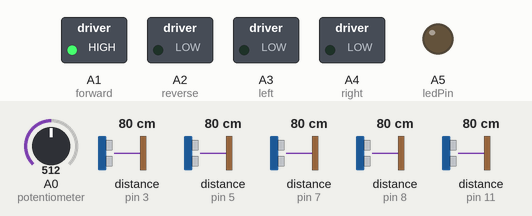
Simulated run of this sketch. Board: Arduino Uno, built with avr-gcc and run on an emulated ATmega328P. On the bench: switched loads named in the sketch (green lamp = pin HIGH), output pins drawn as LEDs (lit = HIGH). Wiring (inferred from the names in the program): 5 × ultrasonic range finder: trigger pin 2, echo pin 3 / trigger pin 4, echo pin 5 / trigger pin 6, echo pin 7 / trigger pin 9, echo pin 8 / trigger pin 10, echo pin 11. Dashed ring = blinking. The test bench sets the inputs (shaded band); at power-on: distance to the obstacle (sensors on pin 3, pin 7, pin 5, pin 8, pin 11) 80 cm, A0 (potentiometer) = 512. The echo pulse lasts 58.3 µs per cm; pins used as bus, display or sensor lines are not drawn; what the sketch prints to the serial monitor is not drawn.

Above: at 1.7 s.
1.8 s: distance to the obstacle (sensor on pin 3) set to 2 cm
At 2.4 s:
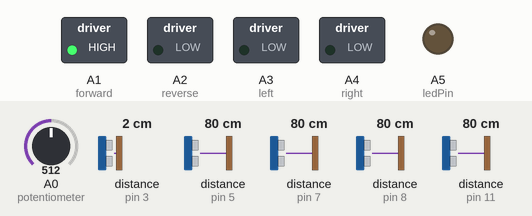
4.8 s: distance to the obstacle (sensor on pin 7) set to 68 cm
7.8 s: distance to the obstacle (sensor on pin 7) set to 62 cm
At 10.1 s:
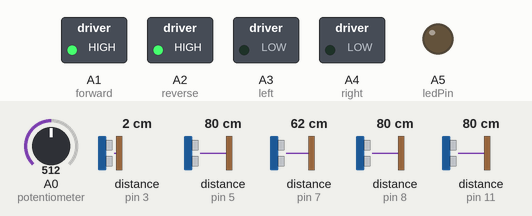
10.8 s: A0 (potentiometer) set to 279
13.8 s: A0 (potentiometer) set to 251
At 16.6 s:
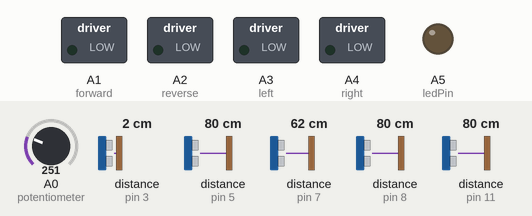
16.8 s: distance to the obstacle (sensor on pin 3) set to 120 cm
At 18.05 s:
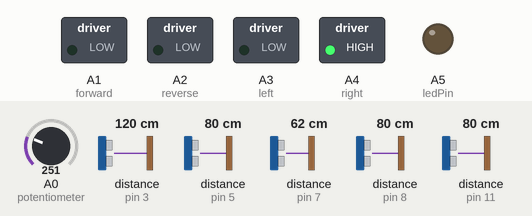
Timing chart, 0 to 20.7 s (numbered marks = the images above; inputs shaded):
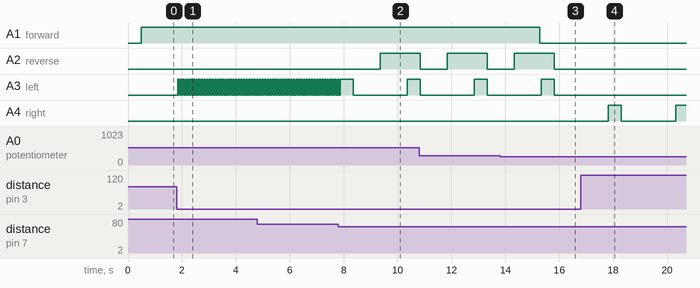

The sketch:

AI_Car.ino
```cpp
//#include <Servo.h>

int canStart();
int ledPin = A5;
int incomingByte;
int storedByte;
int run_car = Serial.read();

const int echo = 7;     //Pins for readFront() - Sonar on front
const int trig = 6;
const int echo2 = 5;    //Pins for readLeft() - Left side
const int trig2 = 4;
const int echo3 = 3;    //Pins for readRight() - Right side
const int trig3 = 2;
const int echo4 = 11;   //Pins for readFrontLeft() - Front left side
const int trig4 = 10;
const int echo5 = 8;    //Pins for readFrontRight() - Front right side
const int trig5 = 9;

int distance;          //Necessary vars for sonar readings, setting speeds, etc.
int distance2;
int distance3;
int distance4;
int distance5;

int forward = A1;
int reverse = A2;
int left = A3;
int right = A4;

int speedRead;          //Vars necessary to control the speed of the motor
int speedRemap;
int forwardSpeed;
int reverseSpeed;
int speedCenter = 1500;

const int frontThreshold = 66;    //Thresholds for the different 'types' of sonar sensors -- front, front side, and side. These can be changed and are set in centimeters.
const int frontSideThreshold = 45;
const int sideThreshold = 10;

void setup() {
  // put your setup code here, to run once:
  Serial.begin(9600);
  pinMode(ledPin, OUTPUT);

  pinMode(echo, INPUT);           //Configuring pins for sonar modules
  pinMode(trig, OUTPUT);
  pinMode(echo2, INPUT);
  pinMode(trig2, OUTPUT);
  pinMode(echo3, INPUT);
  pinMode(trig3, OUTPUT);
  pinMode(echo4, INPUT);
  pinMode(trig4, OUTPUT);
  pinMode(echo5, INPUT);
  pinMode(trig5, OUTPUT);

  delay(500);
  analogWrite(forward, forwardSpeed); //Starts the car moving forward
}

void readFront(unsigned long duration) {        //Function called to read in front of car
  digitalWrite(trig, LOW);
  delayMicroseconds(3);
  digitalWrite(trig, HIGH);
  delayMicroseconds(10);
  digitalWrite(trig, LOW);
  duration = pulseIn(echo, HIGH, 100000);
  distance = (duration / 2) / 29.1;
  return (distance);
}

void readLeft(unsigned long leftDuration) {    //Function called to read left side of car
  digitalWrite(trig2, LOW);
  delayMicroseconds(3);
  digitalWrite(trig2, HIGH);
  delayMicroseconds(10);
  digitalWrite(trig2, LOW);
  leftDuration = pulseIn(echo2, HIGH, 40000);
  distance2 = (leftDuration / 2) / 29.1;
  return (distance2);
}

void readRight(unsigned long rightDuration) {   //Function called to read right side of car
  digitalWrite(trig3, LOW);
  delayMicroseconds(3);
  digitalWrite(trig3, HIGH);
  delayMicroseconds(10);
  digitalWrite(trig3, LOW);
  rightDuration = pulseIn(echo3, HIGH, 40000);
  distance3 = (rightDuration / 2) / 29.1;
  return (distance3);
}

void readFrontLeft(unsigned long frontLeftDuration) {    //Function called to read front left of car
  digitalWrite(trig4, LOW);
  delayMicroseconds(3);
  digitalWrite(trig4, HIGH);
  delayMicroseconds(10);
  digitalWrite(trig4, LOW);
  frontLeftDuration = pulseIn(echo4, HIGH, 87500);
  distance4 = (frontLeftDuration / 2) / 29.1;
  return (distance4);
}

void readFrontRight(unsigned long frontRightDuration) { //Function called to read front right of car
  digitalWrite(trig5, LOW);
  delayMicroseconds(3);
  digitalWrite(trig5, HIGH);
  delayMicroseconds(10);
  digitalWrite(trig5, LOW);
  frontRightDuration = pulseIn(echo5, HIGH, 87500);
  distance5 = (frontRightDuration / 2) / 29.1;
  return (distance5);
}

void rightTurn() {              //Function called to execute a short, right turn to get away from a wall
  //steer.write(steerRight);
  analogWrite(right, 200);
  analogWrite(forward, forwardSpeed);
  delay(50);
  analogWrite(right, 0);
  //Serial.println("RIGHT TURN");
}

void leftTurn() {               //Function called to execute a short, left turn to get away from a wall
  analogWrite(left, 200);
  analogWrite(forward, forwardSpeed);
  delay(50);
  analogWrite(left, 0);
  //Serial.println("LEFT TURN");
}

void longLeftTurn() {           //Function called to execute a long, left turn when a wall is detected by the front sensor. Should be approximately 90 degrees.
  analogWrite(left, 200);
  analogWrite(forward, forwardSpeed);
  delay(475);
  analogWrite(left, 0);
  //Serial.println("LONG LEFT");
}

void longRightTurn() {          //Function called to execute a long, right turn when a wall is detected by the front sensor. Should be approximately 90 degrees.
  //steer.write(steerRight);
  analogWrite(right, 200);
  analogWrite(forward, forwardSpeed);
  delay(475);
  analogWrite(right, 0);
  //Serial.println("LONG RIGHT");
}

void frontLeftTurn() {          //Function called to execute a 45 degree right turn when the front left sensor is triggered.
  analogWrite(left, 200);
  analogWrite(forward, forwardSpeed);
  delay(90);
  analogWrite(left, 0);
  //Serial.println("FRONT LEFT TURN");
}

void frontRightTurn() {         //Function called to execute a 45 degree right turn when the front left sensor is triggered.
  analogWrite(right, 200);
  analogWrite(forward, forwardSpeed);
  delay(90);
  analogWrite(right, 0);
  //Serial.println("FRONT RIGHT TURN");
}

void readSidesAndFront() {
  readFrontLeft(0);
  //Serial.print("Front Left: ");
  //Serial.println(distance4);
  delay(3);
  readFrontRight(0);
  //Serial.print("Front Right: ");
  //Serial.println(distance5);
  delay(3);
  readLeft(0);
  //Serial.print("Left: ");
  //Serial.println(distance2);
  delay(3);
  readRight(0);
  //Serial.print("Right: ");
  //Serial.println(distance3);
  if (distance3 < distance2 && distance3 != 0 && distance2 != 0) {
    readLeft(0);
    delay(3);
    readRight(0);
    //Serial.print("Left: ");
    //Serial.println(distance2);
    if (distance3 < distance2 && distance3 != 0 && distance2 != 0) {
      leftTurn();
    }
    else {
      analogWrite(forward, forwardSpeed);
    }
  }
  else if (distance2 < distance3 && distance2 != 0 && distance3 != 0) {
    readLeft(0);
    delay(3);
    readRight(0);
    //Serial.print("Right: ");
    //Serial.println(distance3);
    if (distance2 < distance3 && distance2 != 0 && distance3 != 0) {
      rightTurn();
    }
    else {
      analogWrite(forward, forwardSpeed);
    }
  }
  else if (distance5 <= 4 && distance5 != 0) {
    analogWrite(right, 200);
    analogWrite(reverse, 0);
    delay(1000);
    analogWrite(reverse, reverseSpeed);
    //Serial.println("Reversing");
    delay(950);
    analogWrite(forward, 0);
    //steer.write(neutral);
  }
  else if (distance5 < frontSideThreshold && distance5 != 0) {
    readFrontRight(0);
    //Serial.print("Front Right: ");
    //Serial.println(distance5);
    if (distance5 < frontSideThreshold && distance5 != 0) {
      readFrontRight(0);
      //Serial.print("Front Right: ");
      //Serial.println(distance5);
      if (distance5 < frontSideThreshold && distance5 != 0) {
        frontLeftTurn();
      }
      else {
        analogWrite(forward, forwardSpeed);
      }
    }
    else {
      analogWrite(forward, forwardSpeed);
    }
  }
  else if (distance4 < 4 && distance4 != 0) {
    analogWrite(left, 200);
    analogWrite(reverse, 0);
    delay(1000);
    analogWrite(reverse, reverseSpeed);
    //Serial.println("Reversing");
    delay(950);
    analogWrite(forward, 0);
  }
  else if (distance4 < frontSideThreshold && distance4 != 0) {
    readFrontLeft(0);
    //Serial.print("Front Left: ");
    //Serial.println(distance4);
    if (distance4 < frontSideThreshold && distance4 != 0) {
      readFrontLeft(0);
      //Serial.print("Front Left: ");
      //Serial.println(distance4);
      if (distance4 < frontSideThreshold && distance4 != 0) {
        frontRightTurn();
      }
      else {
        analogWrite(forward, forwardSpeed);
      }
    }
    else {
      analogWrite(forward, forwardSpeed);
    }
  }
}

void loop() {
  // send data only when you receive data:
  if (Serial.available() > 2) {
    // read the incoming byte:
    incomingByte = Serial.read();
    storedByte = incomingByte;
    // say what you got:
    Serial.print("I received: ");
    Serial.println(incomingByte, 0);
  }
  canStart(storedByte);
  Serial.println(storedByte);

  speedRead = analogRead(A0);
  speedRemap = map(speedRead, 0, 1023, 0, 500);
  forwardSpeed = speedRemap;
  reverseSpeed = speedRemap;

  analogWrite(forward, forwardSpeed);

  digitalWrite(trig, LOW);
  digitalWrite(trig2, LOW);
  digitalWrite(trig3, LOW);
  digitalWrite(trig4, LOW);
  digitalWrite(trig5, LOW);
  readFront(0);
  //Serial.print("Forward Reading: ");
  //Serial.println(distance);
  delay(8);
  if (distance < frontThreshold && distance != 0) {
    readFront(0);
    //Serial.print("Forward Reading: ");
    //Serial.println(distance);
    delay(8);
    if (distance < frontThreshold && distance != 0) {
      readFront(0);
      //Serial.print("Forward Reading: ");
      //Serial.println(distance);
      delay(8);
      if (distance < frontThreshold && distance != 0) {
        readFront(0);
        //Serial.print("Forward Reading: ");
        //Serial.println(distance);
        delay(8);
        if (distance > frontThreshold || distance == 0) {
          analogWrite(forward, forwardSpeed);
        }
        else {
          readRight(0);
          readLeft(0);
          if (distance2 > distance3 && distance2 != 0) {
            longLeftTurn();
          }
          else if (distance3 > distance2 && distance3 != 0) {
            longRightTurn();
          }
          else if (distance2 == 0) {
            longLeftTurn();
          }
          else if (distance3 == 0) {
            longRightTurn();
          }
          readFront(0);
            analogWrite(reverse, 0);
            //motor.writeMicroseconds(speedCenter);
            delay(1000);
            analogWrite(reverse, reverseSpeed);
            //Serial.println("Reversing");
            delay(950);
            analogWrite(forward, 0);

          }
        }
      }
      else {
        readSidesAndFront();
      }
  }

  else {
    readSidesAndFront();
  }
}

void AI_Code()
{
  speedRead = analogRead(A0);                   //Reads the potentiometer, remaps the values, and creates a forward and reverse speed that are both controlled by the potentiometer. This was
  speedRemap = map(speedRead, 0, 1023, 0, 500); //implemented to accommodate the car battery discharging, since you can write a higher signal to a lower power battery to get the same speed
  forwardSpeed = speedCenter - speedRemap;      //as a lower signal with a higher power battery.
  reverseSpeed = speedCenter - speedRemap;
  //Serial.print("Forward Speed: ");
  //Serial.println(forwardSpeed);
  //Serial.print("Reverse Speed: ");
  //Serial.println(reverseSpeed);
  //steer.write(neutral);
  analogWrite(forward, forwardSpeed);
  //motor.writeMicroseconds(forwardSpeed);
  digitalWrite(trig, LOW);
  digitalWrite(trig2, LOW);
  digitalWrite(trig3, LOW);
  digitalWrite(trig4, LOW);
  digitalWrite(trig5, LOW);
  readFront(0);
  //Serial.print("Forward Reading: ");    //Here is an example of the stacked if/else statements I mentioned before. I had issues with the car randomly turning even when no object was present.
  //Serial.println(distance);             //This was due to noise in the sonar readings. Here, the four if statements within each other essentially quadruple check to make sure that an obstacle
  delay(8);                             //is present before turning. This has a negligible impact on reading performance, and I used a similar structure for the readSidesAndFront() function above.
  if (distance < frontThreshold && distance != 0) {
    readFront(0);
    //Serial.print("Forward Reading: ");
    //Serial.println(distance);
    delay(8);
    if (distance < frontThreshold && distance != 0) {
      readFront(0);
      //Serial.print("Forward Reading: ");
      //Serial.println(distance);
      delay(8);
      if (distance < frontThreshold && distance != 0) {
        readFront(0);
        //Serial.print("Forward Reading: ");
        //Serial.println(distance);
        delay(8);
        if (distance > frontThreshold || distance == 0) {
          analogWrite(forward, forwardSpeed);
          //motor.writeMicroseconds(forwardSpeed);
          //steer.write(neutral);
        }
        else {            //Here is the code for the passage of the quadruple check, indicating an obstacle. Below, the car reads the two sides and decides which one has more room. If one sensor
          readRight(0);   //returns an error (0), the car turns in that direction due to errors being returned for wide open spaces.
          readLeft(0);
          if (distance2 > distance3 && distance2 != 0) {
            longLeftTurn();
          }
          else if (distance3 > distance2 && distance3 != 0) {
            longRightTurn();
          }
          else if (distance2 == 0) {
            longLeftTurn();
          }
          else if (distance3 == 0) {
            longRightTurn();
          }
          readFront(0);                         //Code for backing up. If the front sonar is too close to the wall (less than 5cm), the car will pause, then back up and carry on with normal function.
          if (distance <= 5 && distance != 0) {
            analogWrite(reverse, 0);
            //motor.writeMicroseconds(speedCenter);
            delay(1000);
            analogWrite(reverse, reverseSpeed);
            //motor.writeMicroseconds(reverseSpeed);
            //Serial.println("Reversing");
            delay(950);
            analogWrite(forward, 0);
            //motor.writeMicroseconds(speedCenter);
            //steer.write(neutral);
          }
        }
      }
      else {
        readSidesAndFront();    //Here, if the multiple checks for a wall in front fail at any point, the car reads the rest of the sensors for minor adjustments. It calls the function mentioned above.
      }
    }
    else {
      readSidesAndFront();
    }
  }
  else {
    readSidesAndFront();
  }
}

void canStart(int check)
{
  if (check == 49)
  {
    digitalWrite(ledPin, HIGH);
    run_car = 1;
  }
  else
  {
    digitalWrite(ledPin, LOW);
    run_car = 0;
  }
}

void start_forward()
{
  if (run_car == 1)
  {
    analogWrite(forward, 1023);
  }
  else
  {

  }
}
```

Measured:
- the behaviour switches between 66 and 65 cm on distance to the obstacle (sensor on pin 7) (found by bisection; images 1 and 2)
- the behaviour switches between 262 and 261 on A0 (potentiometer) (found by bisection; images 2 and 3)
- after the input at 1.8 s, A3 (left): alternates HIGH for 0.05 s and LOW for 0.05 s, starting at once
- after the input at 7.8 s, A2 (reverse): LOW → HIGH after 1.6 s
- after the input at 13.8 s, A1 (forward): HIGH → LOW after 1.5 s
- after the input at 16.8 s, A3 (left): stays LOW (without the input it goes to HIGH after 1.0 s); A4 (right): LOW → HIGH after 1.0 s, → LOW 0.48 s later, → HIGH 2.0 s later
